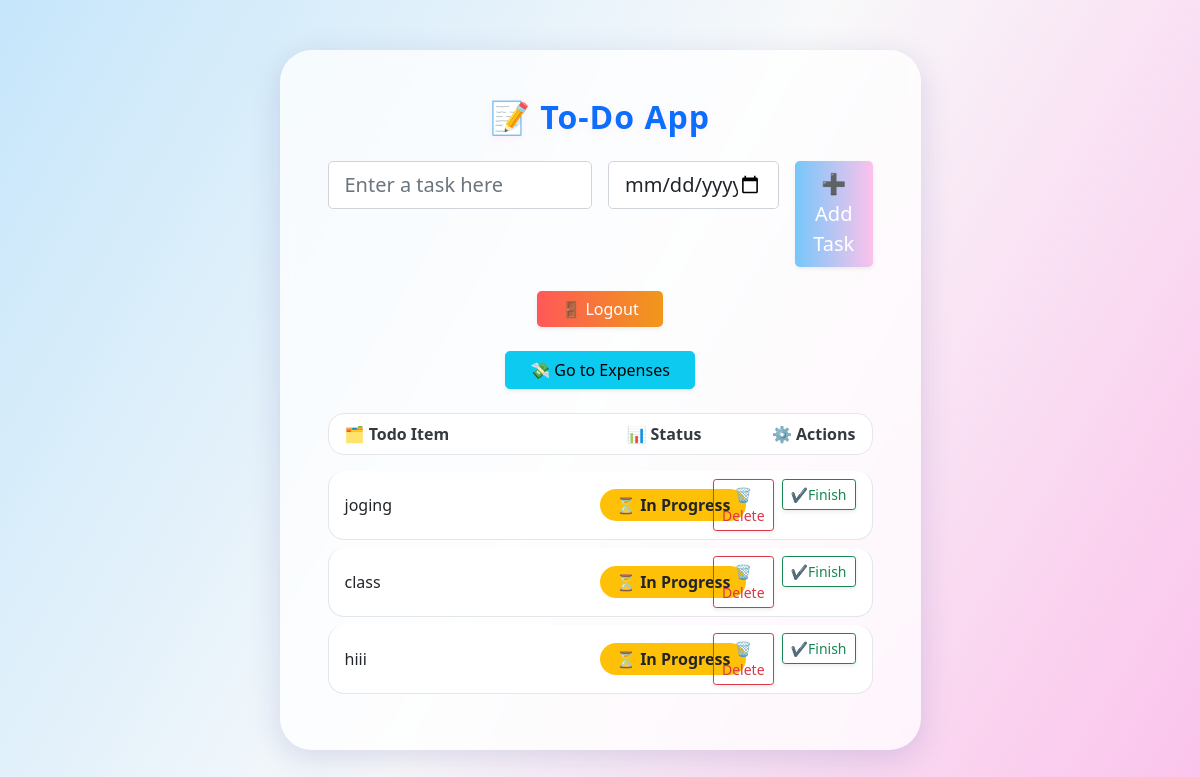
/ (signed in), run on the app's committed database.
### todoapp/models.py (models this page shows, shortened)
class Todo(models.Model):
    user = models.ForeignKey(User, on_delete=models.CASCADE)
    todo_name = models.CharField(max_length=1000)
    status = models.BooleanField(default=False)
    reminder_time = models.DateTimeField(null=True, blank=True)

### todoapp/views.py (the view, shortened to what this page needs)
# urls.py: 2. Add a URL to urlpatterns:  path('', views.home, name='home')
@login_required(login_url='login-page')
def home(request):
    all_todos = Todo.objects.filter(user=request.user)
    context = {'todos': all_todos}
    return render(request, 'todolistapp/todo.html', context)

### todoapp/templates/todolistapp/todo.html (shortened to what this page needs)
<head>
  <link rel="stylesheet" href="https://cdn.jsdelivr.net/npm/bootstrap@5.1.3/dist/css/bootstrap.min.css">
</head>
<body>
  <section class="vh-100 d-flex align-items-center">
    <div class="container py-5">
      <div class="row justify-content-center">
        <div class="col-lg-8 col-xl-7">
          <div class="card glass-card border-0 rounded-4">
            <div class="card-body p-5">
              <h2 class="text-center mb-4 text-primary fw-bold" style="letter-spacing:1px; text-shadow:0 2px 8px #fbc2eb44;">📝 To-Do App</h2>
              <form method="POST" class="row g-3 justify-content-center mb-4">
                <div class="col-12 col-md-6">
                  <input type="text" name="task" class="form-control form-control-lg rounded-3" placeholder="Enter a task here" required />
                </div>
                <div class="col-12 col-md-4">
                  <input type="datetime-local" name="reminder_time" class="form-control form-control-lg rounded-3" />
                </div>
                <div class="col-12 col-md-2 d-grid">
                  <button type="submit" class="btn btn-gradient btn-lg rounded-3 shadow-sm">➕ Add Task</button>
                </div>
              </form>
              <div class="text-center mb-4">
                <a href="{% url 'logout' %}">
                  <button class="btn logout-btn px-4 rounded-3 shadow-sm">🚪 Logout</button>
                </a>
              </div>
              <div class="text-center mb-4">
  <a href="{% url 'expense-page' %}">
    <button class="btn btn-info px-4 rounded-3 shadow-sm">💸 Go to Expenses</button>
  </a>
</div>
              <div class="list-group">
                <div class="list-group-item d-flex justify-content-between todo-header-row">
                  <div class="w-50">🗂️ Todo Item</div>
                  <div class="w-25 text-center">📊 Status</div>
                  <div class="w-25 text-end">⚙️ Actions</div>
                </div>
                {% for i in todos %}
                <div class="list-group-item d-flex justify-content-between align-items-center mb-2">
                  <div class="w-50">{{ i.todo_name }}</div>
                  <div class="w-25 text-center">
                    {% if i.status %}
                      <span class="badge bg-success">✅ Completed</span>
                    {% else %}
                      <span class="badge bg-warning text-dark">⏳ In Progress</span>
                    {% endif %}
                  </div>
                  <div class="w-25 text-end">
                    <div class="d-flex justify-content-end gap-2">
                      <a href="{% url 'delete' i.id %}">
                        <button class="btn btn-outline-danger btn-sm shadow-sm">🗑️Delete</button>
                      </a>
                      <a href="{% url 'update' i.id %}">
                        <button class="btn btn-outline-success btn-sm shadow-sm">✔️Finish</button>
                      </a>
                    </div>
                  </div>
                </div>
                {% endfor %}
              </div>
            </div>
          </div>
        </div>
      </div>
    </div>
  </section>
</body>

### todoapp/templates/todolistapp/todo.html (style rules this page uses)
body { background: linear-gradient(120deg, #c6e6fb 0%, #f8f9fa 50%, #fbc2eb 100%); min-height: 100vh; font-family: 'Segoe UI', 'Roboto', Arial, sans-serif; }
.glass-card { background: rgba(255,255,255,0.75); border-radius: 2rem; box-shadow: 0 8px 32px 0 rgba(31, 38, 135, 0.15); backdrop-filter: blur(6px); border: 1px solid rgba(255,255,255,0.18); transition: box-shadow 0.2s; }
.todo-header-row { background: linear-gradient(90deg, #e0c3fc 0%, #8ec5fc 100%); color: #343a40; font-weight: 600; border: none; margin-bottom: 1rem; border-radius: 1rem; }
.list-group-item { background: rgba(255,255,255,0.9); border: 1px solid #e3e6ea; border-radius: 1rem !important; transition: box-shadow 0.2s, transform 0.2s; }
.btn-gradient { background: linear-gradient(90deg, #76c7fa 0%, #fbc2eb 100%); color: #fff; border: none; }
.badge { font-size: 1rem; padding: 0.5em 1em; border-radius: 1rem; }
.logout-btn { background: linear-gradient(90deg, #ff5858 0%, #f09819 100%); color: #fff !important; border: none; }

### data on the page
Todo: todo_name "joging", status "⏳ In Progress"
Todo: todo_name "class", status "⏳ In Progress"
Todo: todo_name "hiii", status "⏳ In Progress"
